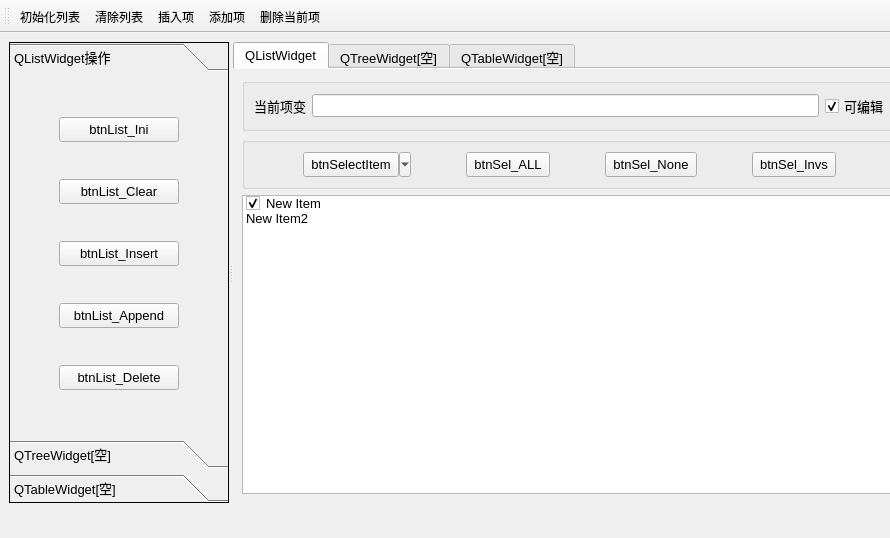
<?xml version="1.0" encoding="UTF-8"?>
<ui version="4.0">
 <class>MainWindow</class>
 <widget class="QMainWindow" name="MainWindow">
  <property name="geometry">
   <rect>
    <x>0</x>
    <y>0</y>
    <width>890</width>
    <height>538</height>
   </rect>
  </property>
  <property name="windowTitle">
   <string>MainWindow</string>
  </property>
  <widget class="QWidget" name="centralWidget">
   <widget class="QSplitter" name="splitter">
    <property name="geometry">
     <rect>
      <x>9</x>
      <y>9</y>
      <width>901</width>
      <height>461</height>
     </rect>
    </property>
    <property name="orientation">
     <enum>Qt::Horizontal</enum>
    </property>
    <widget class="QToolBox" name="toolBox">
     <property name="minimumSize">
      <size>
       <width>150</width>
       <height>0</height>
      </size>
     </property>
     <property name="maximumSize">
      <size>
       <width>220</width>
       <height>16777215</height>
      </size>
     </property>
     <property name="font">
      <font>
       <pointsize>10</pointsize>
      </font>
     </property>
     <property name="frameShape">
      <enum>QFrame::Panel</enum>
     </property>
     <property name="currentIndex">
      <number>0</number>
     </property>
     <widget class="QWidget" name="page">
      <property name="geometry">
       <rect>
        <x>0</x>
        <y>0</y>
        <width>201</width>
        <height>366</height>
       </rect>
      </property>
      <attribute name="icon">
       <iconset resource="res.qrc">
        <normaloff>:/icons/images/408.bmp</normaloff>:/icons/images/408.bmp</iconset>
      </attribute>
      <attribute name="label">
       <string>QListWidget操作</string>
      </attribute>
      <layout class="QGridLayout" name="gridLayout">
       <item row="0" column="0">
        <widget class="QToolButton" name="btnList_Ini">
         <property name="minimumSize">
          <size>
           <width>120</width>
           <height>25</height>
          </size>
         </property>
         <property name="font">
          <font>
           <pointsize>10</pointsize>
          </font>
         </property>
         <property name="text">
          <string>btnList_Ini</string>
         </property>
         <property name="toolButtonStyle">
          <enum>Qt::ToolButtonTextBesideIcon</enum>
         </property>
        </widget>
       </item>
       <item row="1" column="0">
        <widget class="QToolButton" name="btnList_Clear">
         <property name="minimumSize">
          <size>
           <width>120</width>
           <height>25</height>
          </size>
         </property>
         <property name="font">
          <font>
           <pointsize>10</pointsize>
          </font>
         </property>
         <property name="text">
          <string>btnList_Clear</string>
         </property>
         <property name="toolButtonStyle">
          <enum>Qt::ToolButtonTextBesideIcon</enum>
         </property>
        </widget>
       </item>
       <item row="2" column="0">
        <widget class="QToolButton" name="btnList_Insert">
         <property name="minimumSize">
          <size>
           <width>120</width>
           <height>25</height>
          </size>
         </property>
         <property name="font">
          <font>
           <pointsize>10</pointsize>
          </font>
         </property>
         <property name="text">
          <string>btnList_Insert</string>
         </property>
         <property name="toolButtonStyle">
          <enum>Qt::ToolButtonTextBesideIcon</enum>
         </property>
        </widget>
       </item>
       <item row="3" column="0">
        <widget class="QToolButton" name="btnList_Append">
         <property name="minimumSize">
          <size>
           <width>120</width>
           <height>25</height>
          </size>
         </property>
         <property name="font">
          <font>
           <pointsize>10</pointsize>
          </font>
         </property>
         <property name="text">
          <string>btnList_Append</string>
         </property>
         <property name="toolButtonStyle">
          <enum>Qt::ToolButtonTextBesideIcon</enum>
         </property>
        </widget>
       </item>
       <item row="4" column="0">
        <widget class="QToolButton" name="btnList_Delete">
         <property name="minimumSize">
          <size>
           <width>120</width>
           <height>25</height>
          </size>
         </property>
         <property name="font">
          <font>
           <pointsize>10</pointsize>
          </font>
         </property>
         <property name="text">
          <string>btnList_Delete</string>
         </property>
         <property name="toolButtonStyle">
          <enum>Qt::ToolButtonTextBesideIcon</enum>
         </property>
        </widget>
       </item>
      </layout>
     </widget>
     <widget class="QWidget" name="page_2">
      <property name="geometry">
       <rect>
        <x>0</x>
        <y>0</y>
        <width>201</width>
        <height>366</height>
       </rect>
      </property>
      <attribute name="icon">
       <iconset resource="res.qrc">
        <normaloff>:/icons/images/410.bmp</normaloff>:/icons/images/410.bmp</iconset>
      </attribute>
      <attribute name="label">
       <string>QTreeWidget[空]</string>
      </attribute>
     </widget>
     <widget class="QWidget" name="page_3">
      <property name="geometry">
       <rect>
        <x>0</x>
        <y>0</y>
        <width>201</width>
        <height>366</height>
       </rect>
      </property>
      <attribute name="icon">
       <iconset resource="res.qrc">
        <normaloff>:/icons/images/412.bmp</normaloff>:/icons/images/412.bmp</iconset>
      </attribute>
      <attribute name="label">
       <string>QTableWidget[空]</string>
      </attribute>
     </widget>
    </widget>
    <widget class="QTabWidget" name="tabWidget">
     <property name="font">
      <font>
       <pointsize>10</pointsize>
      </font>
     </property>
     <property name="currentIndex">
      <number>0</number>
     </property>
     <property name="documentMode">
      <bool>true</bool>
     </property>
     <widget class="QWidget" name="tab_1">
      <attribute name="title">
       <string>QListWidget</string>
      </attribute>
      <layout class="QVBoxLayout" name="verticalLayout_2">
       <item>
        <layout class="QVBoxLayout" name="verticalLayout">
         <item>
          <widget class="QGroupBox" name="groupBox">
           <property name="title">
            <string/>
           </property>
           <layout class="QHBoxLayout" name="horizontalLayout">
            <item>
             <widget class="QLabel" name="label">
              <property name="text">
               <string>当前项变</string>
              </property>
             </widget>
            </item>
            <item>
             <widget class="QLineEdit" name="editCurItemText"/>
            </item>
            <item>
             <widget class="QCheckBox" name="chkBoxList_Editable">
              <property name="text">
               <string>可编辑</string>
              </property>
              <property name="checked">
               <bool>true</bool>
              </property>
             </widget>
            </item>
           </layout>
          </widget>
         </item>
         <item>
          <widget class="QGroupBox" name="groupBox_2">
           <property name="title">
            <string/>
           </property>
           <layout class="QHBoxLayout" name="horizontalLayout_2">
            <item>
             <widget class="QToolButton" name="btnSelectItem">
              <property name="minimumSize">
               <size>
                <width>100</width>
                <height>25</height>
               </size>
              </property>
              <property name="text">
               <string>btnSelectItem</string>
              </property>
              <property name="popupMode">
               <enum>QToolButton::MenuButtonPopup</enum>
              </property>
              <property name="toolButtonStyle">
               <enum>Qt::ToolButtonTextBesideIcon</enum>
              </property>
             </widget>
            </item>
            <item>
             <widget class="QToolButton" name="btnSel_ALL">
              <property name="minimumSize">
               <size>
                <width>70</width>
                <height>25</height>
               </size>
              </property>
              <property name="text">
               <string>btnSel_ALL</string>
              </property>
             </widget>
            </item>
            <item>
             <widget class="QToolButton" name="btnSel_None">
              <property name="minimumSize">
               <size>
                <width>70</width>
                <height>25</height>
               </size>
              </property>
              <property name="text">
               <string>btnSel_None</string>
              </property>
             </widget>
            </item>
            <item>
             <widget class="QToolButton" name="btnSel_Invs">
              <property name="minimumSize">
               <size>
                <width>70</width>
                <height>25</height>
               </size>
              </property>
              <property name="text">
               <string>btnSel_Invs</string>
              </property>
             </widget>
            </item>
           </layout>
          </widget>
         </item>
         <item>
          <widget class="QListWidget" name="listWidget">
           <item>
            <property name="text">
             <string>New Item</string>
            </property>
            <property name="checkState">
             <enum>Checked</enum>
            </property>
            <property name="icon">
             <iconset resource="res.qrc">
              <normaloff>:/icons/images/724.bmp</normaloff>:/icons/images/724.bmp</iconset>
            </property>
           </item>
           <item>
            <property name="text">
             <string>New Item2</string>
            </property>
            <property name="checkState">
             <enum>Unchecked</enum>
            </property>
            <property name="icon">
             <iconset resource="res.qrc">
              <normaloff>:/icons/images/724.bmp</normaloff>:/icons/images/724.bmp</iconset>
            </property>
           </item>
          </widget>
         </item>
        </layout>
       </item>
      </layout>
     </widget>
     <widget class="QWidget" name="tab_2">
      <attribute name="title">
       <string>QTreeWidget[空]</string>
      </attribute>
     </widget>
     <widget class="QWidget" name="tab_3">
      <attribute name="title">
       <string>QTableWidget[空]</string>
      </attribute>
     </widget>
    </widget>
   </widget>
  </widget>
  <widget class="QToolBar" name="mainToolBar">
   <property name="windowTitle">
    <string>toolBar</string>
   </property>
   <property name="toolButtonStyle">
    <enum>Qt::ToolButtonTextUnderIcon</enum>
   </property>
   <attribute name="toolBarArea">
    <enum>TopToolBarArea</enum>
   </attribute>
   <attribute name="toolBarBreak">
    <bool>false</bool>
   </attribute>
   <addaction name="actList_Ini"/>
   <addaction name="actList_Clear"/>
   <addaction name="actList_Insert"/>
   <addaction name="actList_Append"/>
   <addaction name="actList_Delete"/>
  </widget>
  <action name="actList_Ini">
   <property name="icon">
    <iconset resource="res.qrc">
     <normaloff>:/icons/images/128.bmp</normaloff>:/icons/images/128.bmp</iconset>
   </property>
   <property name="text">
    <string>初始化列表</string>
   </property>
   <property name="toolTip">
    <string>初始化列表</string>
   </property>
   <property name="shortcut">
    <string>Ctrl+I</string>
   </property>
  </action>
  <action name="actList_Clear">
   <property name="icon">
    <iconset resource="res.qrc">
     <normaloff>:/icons/images/delete1.bmp</normaloff>:/icons/images/delete1.bmp</iconset>
   </property>
   <property name="text">
    <string>清除列表</string>
   </property>
   <property name="toolTip">
    <string>清除列表</string>
   </property>
  </action>
  <action name="actList_Insert">
   <property name="icon">
    <iconset resource="res.qrc">
     <normaloff>:/icons/images/424.bmp</normaloff>:/icons/images/424.bmp</iconset>
   </property>
   <property name="text">
    <string>插入项</string>
   </property>
   <property name="toolTip">
    <string>插入项</string>
   </property>
   <property name="shortcut">
    <string>Ctrl+S</string>
   </property>
  </action>
  <action name="actList_Append">
   <property name="icon">
    <iconset resource="res.qrc">
     <normaloff>:/icons/images/316.bmp</normaloff>:/icons/images/316.bmp</iconset>
   </property>
   <property name="text">
    <string>添加项</string>
   </property>
   <property name="toolTip">
    <string>添加项</string>
   </property>
   <property name="shortcut">
    <string>Ctrl+A</string>
   </property>
  </action>
  <action name="actList_Delete">
   <property name="icon">
    <iconset resource="res.qrc">
     <normaloff>:/icons/images/324.bmp</normaloff>:/icons/images/324.bmp</iconset>
   </property>
   <property name="text">
    <string>删除当前项</string>
   </property>
   <property name="toolTip">
    <string>删除当前项</string>
   </property>
   <property name="shortcut">
    <string>Del</string>
   </property>
  </action>
  <action name="actSel_ALL">
   <property name="text">
    <string>全选</string>
   </property>
   <property name="toolTip">
    <string>全选</string>
   </property>
  </action>
  <action name="actSel_None">
   <property name="text">
    <string>全不选</string>
   </property>
   <property name="toolTip">
    <string>全不选</string>
   </property>
   <property name="menuRole">
    <enum>QAction::AboutRole</enum>
   </property>
  </action>
  <action name="actSel_Invs">
   <property name="text">
    <string>反选</string>
   </property>
   <property name="toolTip">
    <string>反选</string>
   </property>
  </action>
  <action name="actQuit">
   <property name="icon">
    <iconset resource="res.qrc">
     <normaloff>:/icons/images/132.bmp</normaloff>:/icons/images/132.bmp</iconset>
   </property>
   <property name="text">
    <string>退出</string>
   </property>
   <property name="toolTip">
    <string>退出程序</string>
   </property>
  </action>
  <action name="actSelPopMenu">
   <property name="icon">
    <iconset resource="res.qrc">
     <normaloff>:/icons/images/124.bmp</normaloff>:/icons/images/124.bmp</iconset>
   </property>
   <property name="text">
    <string>项选择</string>
   </property>
   <property name="toolTip">
    <string>项选择</string>
   </property>
  </action>
 </widget>
 <resources>
  <include location="res.qrc"/>
 </resources>
 <connections>
  <connection>
   <sender>actSelPopMenu</sender>
   <signal>triggered()</signal>
   <receiver>actSel_Invs</receiver>
   <slot>trigger()</slot>
   <hints>
    <hint type="sourcelabel">
     <x>-1</x>
     <y>-1</y>
    </hint>
    <hint type="destinationlabel">
     <x>-1</x>
     <y>-1</y>
    </hint>
   </hints>
  </connection>
  <connection>
   <sender>actQuit</sender>
   <signal>triggered()</signal>
   <receiver>MainWindow</receiver>
   <slot>close()</slot>
   <hints>
    <hint type="sourcelabel">
     <x>-1</x>
     <y>-1</y>
    </hint>
    <hint type="destinationlabel">
     <x>471</x>
     <y>288</y>
    </hint>
   </hints>
  </connection>
 </connections>
</ui>
